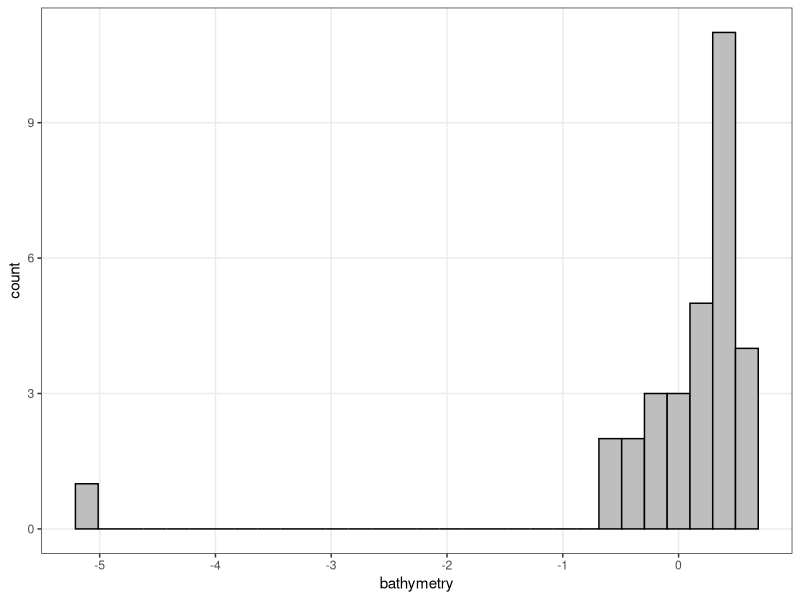
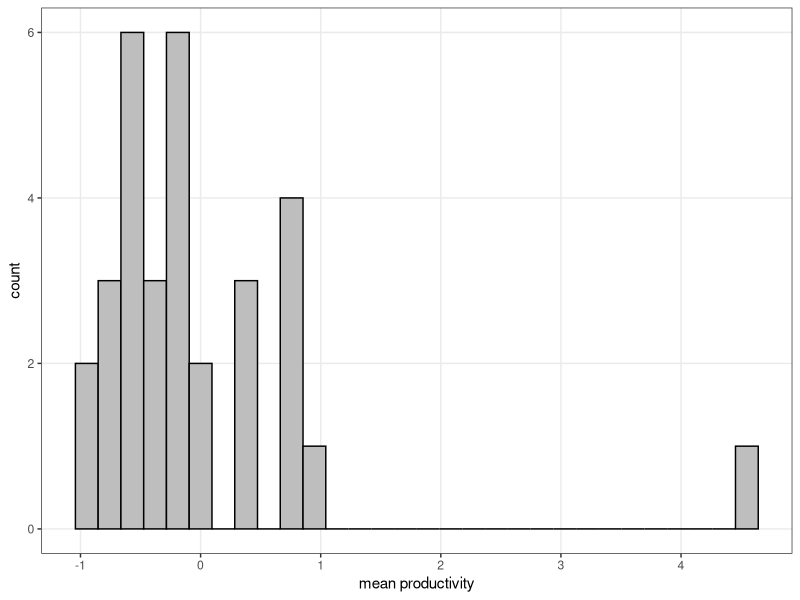
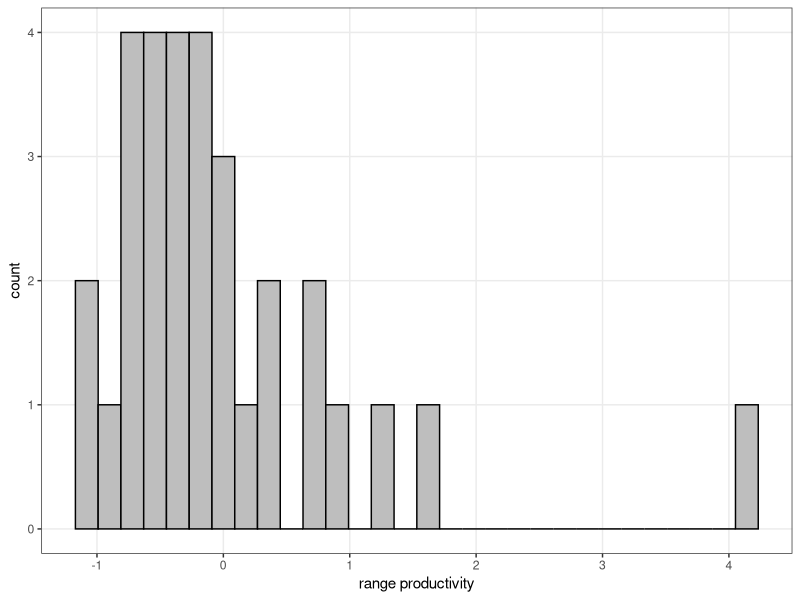
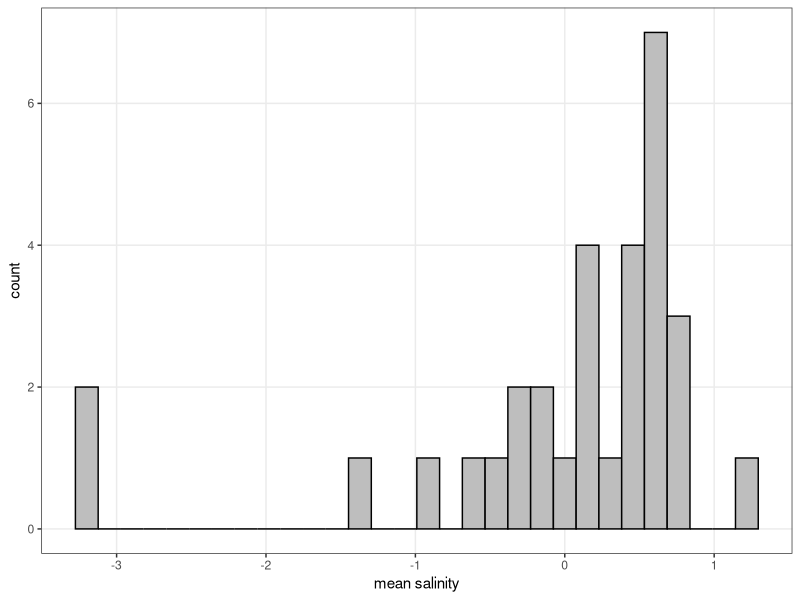
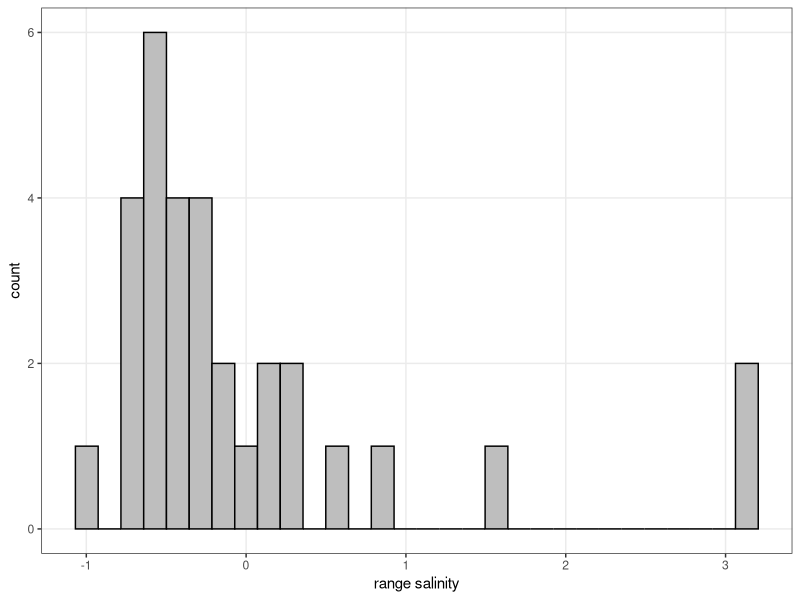
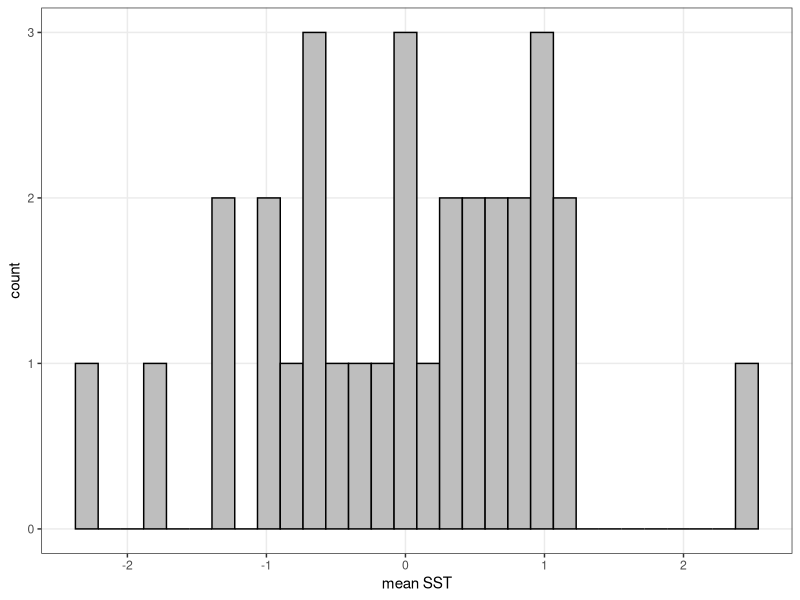
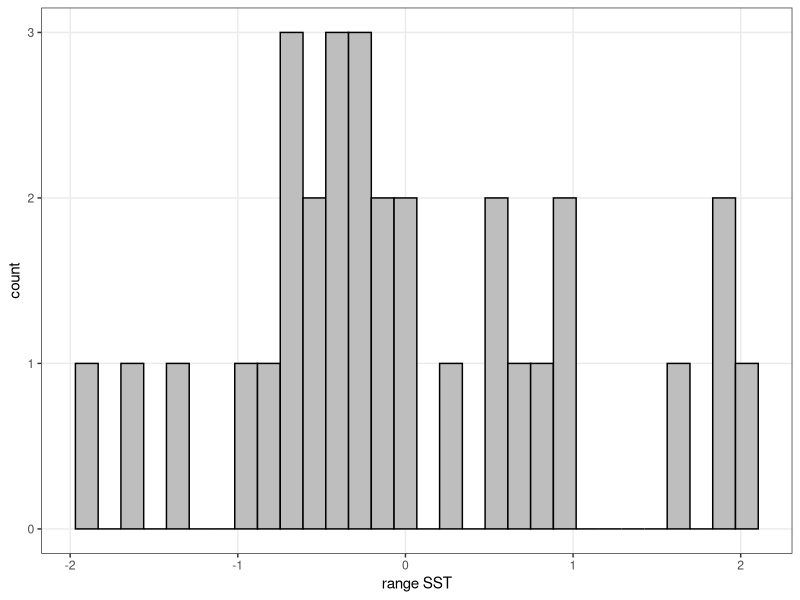

Write the R code that produced these figures, in order.
library(vegan)
library(gridExtra)
library(tidyverse)

env <- read.csv("Output/EnvMatrix.csv", row.names=1, header=T)
env.atl <- env[!(row.names(env) %in% c("Laz","Tar","Sar","Ale","The","Tor","Sky")),]

env.atl.norm <- as.data.frame(scale(env.atl, scale=T, center=T))

VIF_analysis <- function(x){
	x <- as.data.frame(x)

	varname <- vector()
	Rsquared <- vector()
	VIF <- vector()

	for(i in 1:ncol(x)){
		varname <- c(varname, colnames(x)[i])
		mod <- lm(data=x[,-i], x[,i]~.)

		R2 <- summary(mod)$r.squared
		Rsquared <- c(Rsquared,R2)

		VIF <- c(VIF,1/(1-R2))
	}
	output <- data.frame(variable=varname, Rsquared=Rsquared, VIF=VIF)
}

VIF <- VIF_analysis(env.atl.norm)
print(VIF)


p_SST_m <- ggplot(env.atl.norm,aes(x=SST_mean)) + geom_histogram(col='black',fill='grey') + theme_bw() +
	theme(panel.grid.minor = element_blank()) + xlab("mean SST") 
p_SST_r <- ggplot(env.atl.norm,aes(x=SST_range)) + geom_histogram(col='black',fill='grey') + theme_bw() +
	theme(panel.grid.minor = element_blank()) + xlab("range SST") 

p_SAL_m <- ggplot(env.atl.norm,aes(x=SAL_mean)) + geom_histogram(col='black',fill='grey') + theme_bw() +
	theme(panel.grid.minor = element_blank()) + xlab("mean salinity") 
p_SAL_r <- ggplot(env.atl.norm,aes(x=SAL_range)) + geom_histogram(col='black',fill='grey') + theme_bw() +
	theme(panel.grid.minor = element_blank()) + xlab("range salinity") 

p_VEL_m <- ggplot(env.atl.norm,aes(x=VEL_mean)) + geom_histogram(col='black',fill='grey') + theme_bw() +
	theme(panel.grid.minor = element_blank()) + xlab("mean current velocity") 

p_PP_m <- ggplot(env.atl.norm,aes(x=PP_mean)) + geom_histogram(col='black',fill='grey') + theme_bw() +
	theme(panel.grid.minor = element_blank()) + xlab("mean productivity") 
p_PP_r <- ggplot(env.atl.norm,aes(x=PP_range)) + geom_histogram(col='black',fill='grey') + theme_bw() +
	theme(panel.grid.minor = element_blank()) + xlab("range productivity") 

p_BAT <- ggplot(env.atl.norm,aes(x=bathy)) + geom_histogram(col='black',fill='grey') + theme_bw() +
	theme(panel.grid.minor = element_blank()) + xlab("bathymetry") 

g <- arrangeGrob(p_SST_m, p_SST_r, p_SAL_m, p_SAL_r, p_VEL_m, p_PP_m, p_PP_r, p_BAT,nrow=4,ncol=2)

g %>% ggsave("normality.png",.,device='png',width=20,height=40,units='cm')



